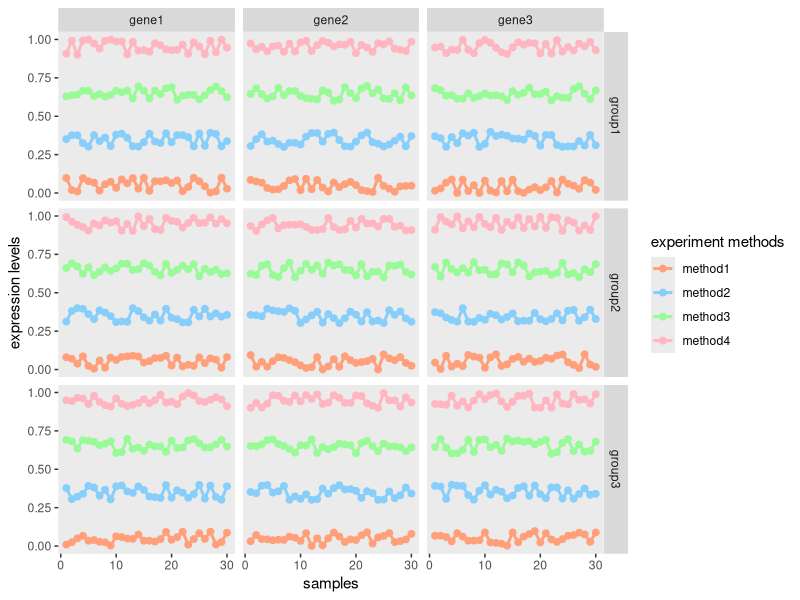

Reproduce this figure in R.

library(ggplot2)
##### create your favorite color #####
color.pink <- c('#FFB6C1', '#FF69B4') #pink
color.purple <- c('#EE82EE', '#DA70D6') #purple
color.blue <- c('#87CEFA', '#00BFFF') #blue
color.red <- c('#FFA07A', '#FF4500') #red
color.green <- c('#98FB98', '#00FF7F') #green
color.orange <- c('#F4AF60', '#FFA500') #orange
colordf <-
  data.frame(
    color.red = color.red,
    color.blue = color.blue,
    color.green = color.green,
    color.pink = color.pink,
    color.orange = color.orange,
    color.purple = color.purple
  )

##### creat data frame #####
methods.name<-c('method1','method2','method3','method4')
method<-rep(methods.name,each=3*3*30)
method<-as.character(method)

var1<-rep(c('gene1','gene2','gene3'),each=3*30)
var1<-rep(var1,length(methods.name))

var2<-rep(c('group1','group2','group3'),each=30)
var2<-rep(var2,3*length(methods.name))

x<-rep(1:30,3*3*length(methods.name))
x<-as.character(x)

exp.l<-0.1*runif(3*3*30)
exp.l<-c(exp.l,0.1*runif(3*3*30)+0.3)
exp.l<-c(exp.l,0.1*runif(3*3*30)+0.6)
exp.l<-c(exp.l,0.1*runif(3*3*30)+0.9)


df<-data.frame(method=method,var1=var1,var2=var2,x=x,exp.l=exp.l)

df$method<-factor(df$method,levels=methods.name)
df$x<-factor(df$x,levels=as.character(1:30))
df$var1<-factor(df$var1,levels=c('gene1','gene2','gene3'))
df$var2<-factor(df$var2,levels=c('group1','group2','group3'))


##### ggplot #####
p <- ggplot(df, aes(x = as.numeric(x), y = exp.l)) + #main input
  geom_line(size = 1, aes(colour = as.factor(method))) + #plot line
  geom_point(size = 2, aes(colour = as.factor(method))) + # plot dots
  facet_grid(cols = vars(var1),rows = vars(var2))+ #set multiple plots in your plot according to your interest vars
  scale_colour_manual(name = 'experiment methods', values = as.matrix(colordf[1, 1:length(methods.name)])) + #set your legend name and colors
  xlab('samples') + 
  ylab('expression levels') +
  ylim(c(0,1))+
  theme(
    panel.grid.major = element_blank(), 
    panel.grid.minor = element_blank(),
    plot.title = element_text(hjust = 0.5),
    legend.position = 'right'
  )
p

